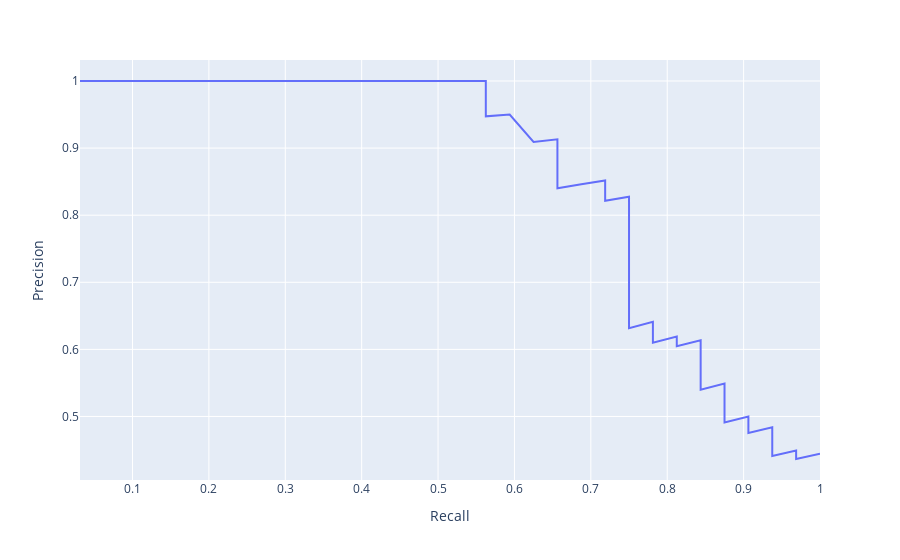

The cell this chart's notebook holds for it:
### Code cell
fig = px.line(x=recall[:-1], y=precision[:-1], hover_name=threshold)
fig.update_xaxes(title="Recall")
fig.update_yaxes(title="Precision")
